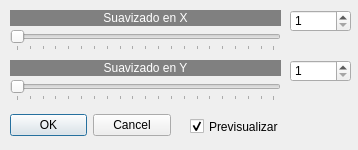
<?xml version="1.0" encoding="UTF-8"?>
<ui version="4.0">
 <class>suavizados</class>
 <widget class="QDialog" name="suavizados">
  <property name="geometry">
   <rect>
    <x>0</x>
    <y>0</y>
    <width>358</width>
    <height>150</height>
   </rect>
  </property>
  <property name="sizePolicy">
   <sizepolicy hsizetype="Fixed" vsizetype="Fixed">
    <horstretch>0</horstretch>
    <verstretch>0</verstretch>
   </sizepolicy>
  </property>
  <property name="minimumSize">
   <size>
    <width>358</width>
    <height>150</height>
   </size>
  </property>
  <property name="maximumSize">
   <size>
    <width>358</width>
    <height>150</height>
   </size>
  </property>
  <property name="windowTitle">
   <string>Suavizado...</string>
  </property>
  <property name="windowIcon">
   <iconset resource="recursos.qrc">
    <normaloff>:/new/prefix1/imagenes/logo.gif</normaloff>:/new/prefix1/imagenes/logo.gif</iconset>
  </property>
  <widget class="QDialogButtonBox" name="buttonBox">
   <property name="geometry">
    <rect>
     <x>10</x>
     <y>110</y>
     <width>161</width>
     <height>31</height>
    </rect>
   </property>
   <property name="orientation">
    <enum>Qt::Horizontal</enum>
   </property>
   <property name="standardButtons">
    <set>QDialogButtonBox::Cancel|QDialogButtonBox::Ok</set>
   </property>
  </widget>
  <widget class="QCheckBox" name="checkBox">
   <property name="geometry">
    <rect>
     <x>190</x>
     <y>118</y>
     <width>101</width>
     <height>17</height>
    </rect>
   </property>
   <property name="text">
    <string>Previsualizar</string>
   </property>
   <property name="checked">
    <bool>true</bool>
   </property>
  </widget>
  <widget class="QSlider" name="horizontalSlider_2">
   <property name="geometry">
    <rect>
     <x>10</x>
     <y>80</y>
     <width>271</width>
     <height>21</height>
    </rect>
   </property>
   <property name="minimum">
    <number>1</number>
   </property>
   <property name="maximum">
    <number>400</number>
   </property>
   <property name="orientation">
    <enum>Qt::Horizontal</enum>
   </property>
   <property name="tickPosition">
    <enum>QSlider::TicksBelow</enum>
   </property>
   <property name="tickInterval">
    <number>20</number>
   </property>
  </widget>
  <widget class="QLabel" name="label">
   <property name="geometry">
    <rect>
     <x>10</x>
     <y>10</y>
     <width>271</width>
     <height>16</height>
    </rect>
   </property>
   <property name="styleSheet">
    <string notr="true">background-color: rgb(128, 128, 128);
color: rgb(255, 255, 255);</string>
   </property>
   <property name="text">
    <string>Suavizado en X</string>
   </property>
   <property name="alignment">
    <set>Qt::AlignCenter</set>
   </property>
  </widget>
  <widget class="QSpinBox" name="spinBox_2">
   <property name="geometry">
    <rect>
     <x>290</x>
     <y>60</y>
     <width>61</width>
     <height>22</height>
    </rect>
   </property>
   <property name="minimum">
    <number>1</number>
   </property>
   <property name="maximum">
    <number>400</number>
   </property>
  </widget>
  <widget class="QSpinBox" name="spinBox">
   <property name="geometry">
    <rect>
     <x>290</x>
     <y>10</y>
     <width>61</width>
     <height>22</height>
    </rect>
   </property>
   <property name="minimum">
    <number>1</number>
   </property>
   <property name="maximum">
    <number>400</number>
   </property>
  </widget>
  <widget class="QSlider" name="horizontalSlider">
   <property name="geometry">
    <rect>
     <x>10</x>
     <y>30</y>
     <width>271</width>
     <height>21</height>
    </rect>
   </property>
   <property name="minimum">
    <number>1</number>
   </property>
   <property name="maximum">
    <number>400</number>
   </property>
   <property name="orientation">
    <enum>Qt::Horizontal</enum>
   </property>
   <property name="tickPosition">
    <enum>QSlider::TicksBelow</enum>
   </property>
   <property name="tickInterval">
    <number>20</number>
   </property>
  </widget>
  <widget class="QLabel" name="label_2">
   <property name="geometry">
    <rect>
     <x>10</x>
     <y>60</y>
     <width>271</width>
     <height>16</height>
    </rect>
   </property>
   <property name="styleSheet">
    <string notr="true">background-color: rgb(128, 128, 128);
color: rgb(255, 255, 255);</string>
   </property>
   <property name="text">
    <string>Suavizado en Y</string>
   </property>
   <property name="alignment">
    <set>Qt::AlignCenter</set>
   </property>
  </widget>
 </widget>
 <resources>
  <include location="recursos.qrc"/>
 </resources>
 <connections>
  <connection>
   <sender>buttonBox</sender>
   <signal>accepted()</signal>
   <receiver>suavizados</receiver>
   <slot>accept()</slot>
   <hints>
    <hint type="sourcelabel">
     <x>248</x>
     <y>254</y>
    </hint>
    <hint type="destinationlabel">
     <x>157</x>
     <y>274</y>
    </hint>
   </hints>
  </connection>
  <connection>
   <sender>buttonBox</sender>
   <signal>rejected()</signal>
   <receiver>suavizados</receiver>
   <slot>reject()</slot>
   <hints>
    <hint type="sourcelabel">
     <x>316</x>
     <y>260</y>
    </hint>
    <hint type="destinationlabel">
     <x>286</x>
     <y>274</y>
    </hint>
   </hints>
  </connection>
 </connections>
</ui>
